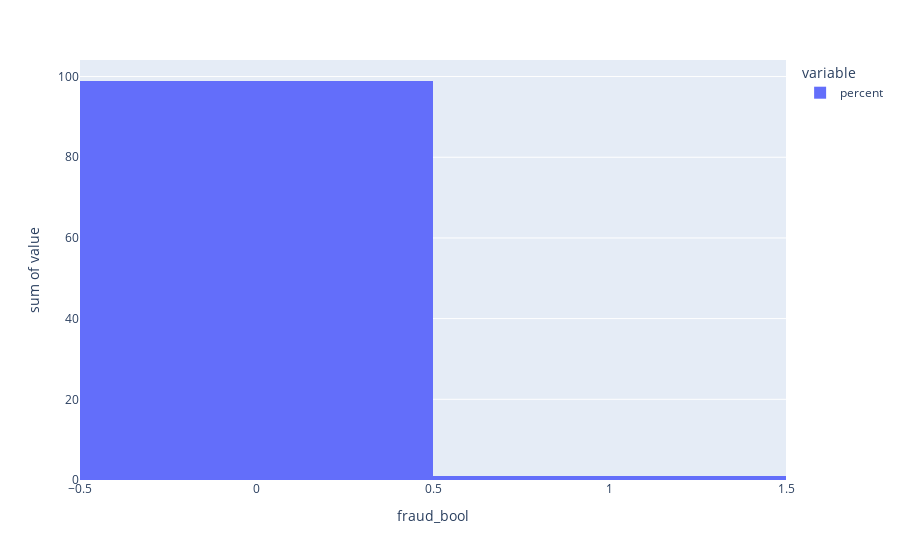

Write notebook code for a chart like this one.
### Code cell
fig = px.histogram(pd_plot_fraud_bool_pc, x="fraud_bool", y=['percent'])
fig.show()

### Figure 1 — Plotly figure (JSON) as saved in the notebook; plotly's stock layout.template omitted (floating-point values rounded to 4 significant figures)
{"data": [{"alignmentgroup": "True", "bingroup": "x", "histfunc": "sum", "hovertemplate": "variable=percent<br>fraud_bool=%{x}<br>sum of value=%{y}<extra></extra>", "legendgroup": "percent", "marker": {"color": "#636efa", "pattern": {"shape": ""}}, "name": "percent", "offsetgroup": "percent", "orientation": "v", "showlegend": true, "type": "histogram", "x": [0, 1], "xaxis": "x", "y": [98.9, 1.1], "yaxis": "y"}], "layout": {"barmode": "relative", "legend": {"title": {"text": "variable"}, "tracegroupgap": 0}, "margin": {"t": 60}, "xaxis": {"anchor": "y", "domain": [0, 1], "title": {"text": "fraud_bool"}}, "yaxis": {"anchor": "x", "domain": [0, 1], "title": {"text": "sum of value"}}}}
